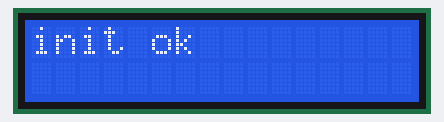
Recording of a sketch running on a simulated Arduino Uno, built with avr-gcc and run on an emulated ATmega328P. Shown: 16×2 character LCD.

Above: at 0.1 s.
At 1.1 s:
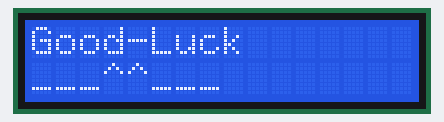

The sketch:

ex_lcd_01.ino
```cpp
// I2C Text LCD 사용하기

//라이브러리 추가
#include <LiquidCrystal_I2C.h>

//객체 변수 선언
LiquidCrystal_I2C lcd(0x27, 16, 2); //(기기 주소값, 칸수, 줄수)

//초기화 함수
void setup() {
  //센서 초고하
  lcd.init(); // 초기화시 (0,0)에 커서 위치
  lcd.backlight();
  lcd.print("init ok");
  delay(1000);
}

//기능 구현 함수
void loop() {
  lcd.clear(); //클리어시 (0,0)으로 자동 이동
  lcd.print("Good-Luck");

  //2번째 줄에 출력
  lcd.setCursor(0,1); // 0번 칸, 1번 줄로 커서이동
  lcd.print("___^^___");

  delay(2000);

}
```
